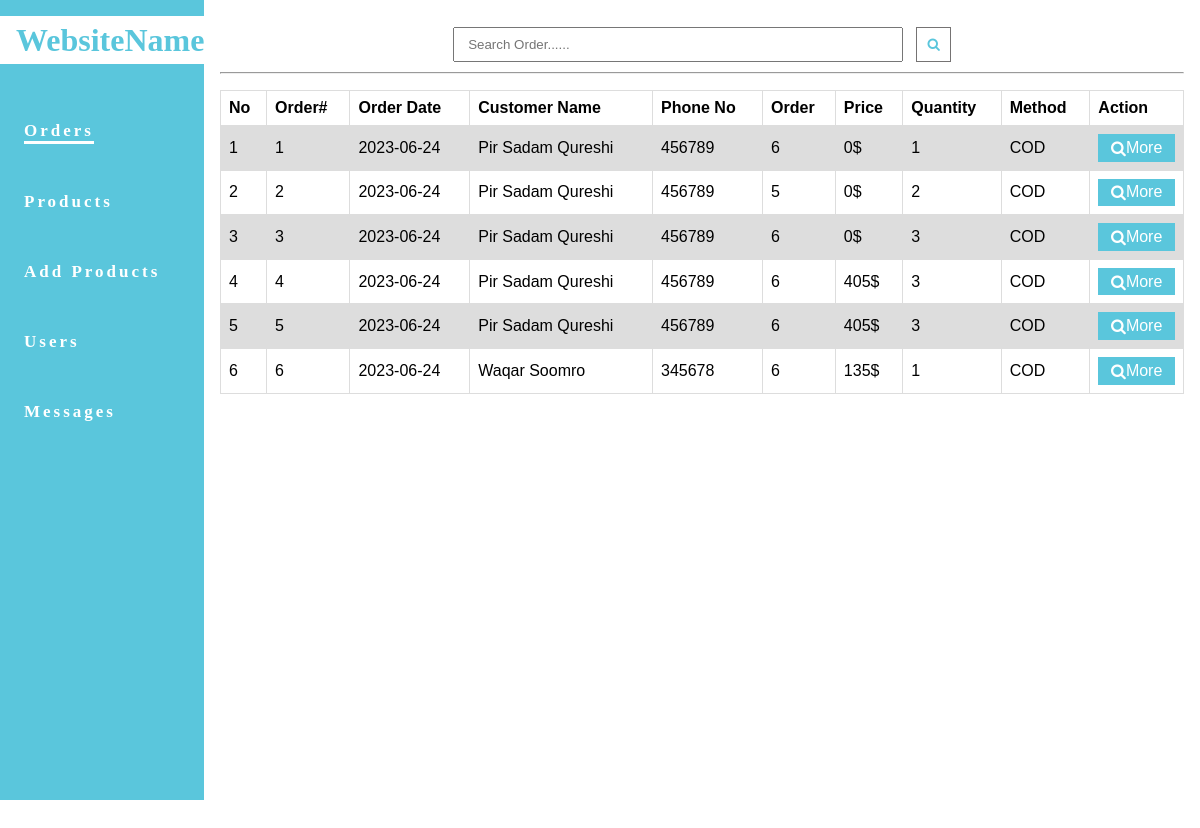
The page / on the database its author committed.
### tables this page shows
CREATE TABLE `orders` (
  `id` int(11) NOT NULL,
  `UserId` int(11) DEFAULT NULL,
  `ProductId` int(11) DEFAULT NULL,
  `productSize` int(11) DEFAULT NULL,
  `productQuanitity` int(11) DEFAULT NULL,
  `FullName` varchar(100) DEFAULT NULL,
  `Email` varchar(100) DEFAULT NULL,
  `PhoneNo` varchar(100) DEFAULT NULL,
  `Address` varchar(200) DEFAULT NULL,
  `City` varchar(100) DEFAULT NULL,
  `State` varchar(100) DEFAULT NULL,
  `paymentMethod` varchar(20) DEFAULT NULL,
  `productPrize` int(11) DEFAULT NULL,
  `TotalProductAmount` int(11) DEFAULT NULL,
  `shippingFee` int(11) DEFAULT NULL,
  `subTotal` int(11) DEFAULT NULL,
  `OrderDate` date DEFAULT NULL
);

### index.php (the view, shortened to what this page needs)
<?php
$connection = new mysqli("localhost", "root", "", "ecommerce");
$getOrders = $connection->query("SELECT * FROM orders");
?>
<!DOCTYPE html>
<html lang="en">
<head>
  <link rel="stylesheet" href="https://cdnjs.cloudflare.com/ajax/libs/font-awesome/4.7.0/css/font-awesome.min.css">
  <link rel="stylesheet" href="./CSS/index.css">
</head>
<body>
  <main>
    <div id="sideBar">
      <a href="index.php" id="name">
        <h1>WebsiteName</h1>
      </a>
      <ul>
        <li><a href="index.php" id="selected">Orders</a></li>
        <li><a href="Products.php">Products</a></li>
        <li><a href="addProduct.html">Add Products</a></li>
        <li><a href="Users.php">Users</a></li>
        <li><a href="#">Messages</a></li>
      </ul>
    </div>
    <div id="mainSide">
      <form action="searchOrder.php" method="post">
        <input type="text" name="searchOrder" placeholder="Search Order......">
        <button type="submit"><i class="fa fa-search"></i></button>
      </form>
      <hr>
      <main id="productsGrid">
        <table>
          <tr>
            <th>No</th>
            <th>Order#</th>
            <th>Order Date</th>
            <th>Customer Name</th>
            <th>Phone No</th>
            <th>Order</th>
            <th>Price</th>
            <th>Quantity</th>
            <th>Method</th>
            <th>Action</th>
          </tr>
          <?php
          $counter = 1;
          while ($fetchedOrders = mysqli_fetch_assoc($getOrders)) {
            echo "<tr>";
            echo "<td><p>" . $counter . "</p></td>";
            echo "<td><p>" . htmlspecialchars($fetchedOrders['id']) . "</p></td>";
            echo "<td><p>" . htmlspecialchars($fetchedOrders['OrderDate']) . "</p></td>";
            echo "<td><p>" . htmlspecialchars($fetchedOrders['FullName']) . "</p></td>";
            echo "<td><p>" . htmlspecialchars($fetchedOrders['PhoneNo']) . "</p></td>";
            echo "<td><p>" . htmlspecialchars($fetchedOrders['ProductId']) . "</p></td>";
            echo "<td><p>" . htmlspecialchars($fetchedOrders['TotalProductAmount']) . "$</p></td>";
            echo "<td><p>" . htmlspecialchars($fetchedOrders['productQuanitity']) . "</p></td>";
            echo "<td><p>" . htmlspecialchars($fetchedOrders['paymentMethod']) . "</p></td>";
            echo "<td><a href='CustomerOrder.php?id=" . htmlspecialchars($fetchedOrders['id']) . "'><i class='fa fa-search'></i> More</a></td>";
            echo "</tr>";
            $counter++;
          }
          ?>
        </table>
      </main>
    </div>
  </main>
</body>
</html>

### index.css (style rules this page uses)
* { margin: 0; padding: 0; box-sizing: border-box; }
body { width: 100%; height: 100vh; }
main { width: 100%; height: 100%; display: flex; align-items: center; }
#sideBar { width: 17%; height: 100%; display: flex; flex-direction: column; background-color: #5ac6dc; }
#sideBar a { text-decoration: none; }
#sideBar #name { width: 100%; background-color: #fff; color: #5ac6dc; margin-bottom: 3em; margin-top: 1em; height: 3em; display: flex; align-items: center; justify-content: center; padding: 1em; }
#sideBar h1 { width: 100%; }
#sideBar ul { display: flex; flex-direction: column; align-items: start; justify-content: space-between; height: 40%; }
#sideBar ul li { list-style: none; width: 100%; height: 2.5em; display: flex; justify-content: start; align-items: center; margin-left: 1.5em; }
#sideBar ul li a { color: #fff; font-size: 17px; font-weight: bold; letter-spacing: 3px; }
#selected { border-bottom: 3px solid #fff; }
#mainSide { width: 83%; height: 100%; padding: 1em; }
#mainSide form { width: 100%; height: 40px; display: flex; justify-content: center; align-items: center; margin: .5em 0; }
#mainSide form input[type='text'] { width: 450px; height: 35px; padding: 1em; margin-right: 1em; outline: none; }
#mainSide form button { width: 35px; height: 35px; outline: none; cursor: pointer; color: #5ac6dc; background: transparent; border: 1px solid #757373; }
#productsGrid { width: 100%; height: 100vh; margin-top: 1em; display: flex; justify-content: baseline; align-items: baseline; }
table { font-family: arial, sans-serif; border-collapse: collapse; width: 100%; }
td, th { border: 1px solid #dddddd; text-align: left; padding: 8px; }
tr:nth-child(even) { background-color: #dddddd; }
table a { display: flex; align-items: center; justify-content: center; text-decoration: none; color: #fff; background-color: #5ac6dc; padding: .3em .3em; }

### rows shown on the page
orders: id "1", OrderDate "2023-06-24", FullName "Pir Sadam Qureshi", PhoneNo "456789", ProductId "6", TotalProductAmount "0", productQuanitity "1", paymentMethod "COD"
orders: id "2", OrderDate "2023-06-24", FullName "Pir Sadam Qureshi", PhoneNo "456789", ProductId "5", TotalProductAmount "0", productQuanitity "2", paymentMethod "COD"
orders: id "3", OrderDate "2023-06-24", FullName "Pir Sadam Qureshi", PhoneNo "456789", ProductId "6", TotalProductAmount "0", productQuanitity "3", paymentMethod "COD"
orders: id "4", OrderDate "2023-06-24", FullName "Pir Sadam Qureshi", PhoneNo "456789", ProductId "6", TotalProductAmount "405", productQuanitity "3", paymentMethod "COD"
orders: id "5", OrderDate "2023-06-24", FullName "Pir Sadam Qureshi", PhoneNo "456789", ProductId "6", TotalProductAmount "405", productQuanitity "3", paymentMethod "COD"
orders: id "6", OrderDate "2023-06-24", FullName "Waqar Soomro", PhoneNo "345678", ProductId "6", TotalProductAmount "135", productQuanitity "1", paymentMethod "COD"
